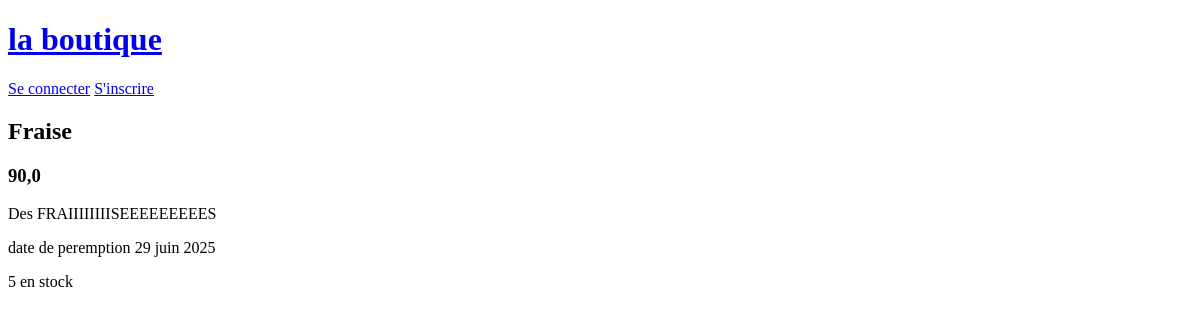
The app's page /product/2/, older data.
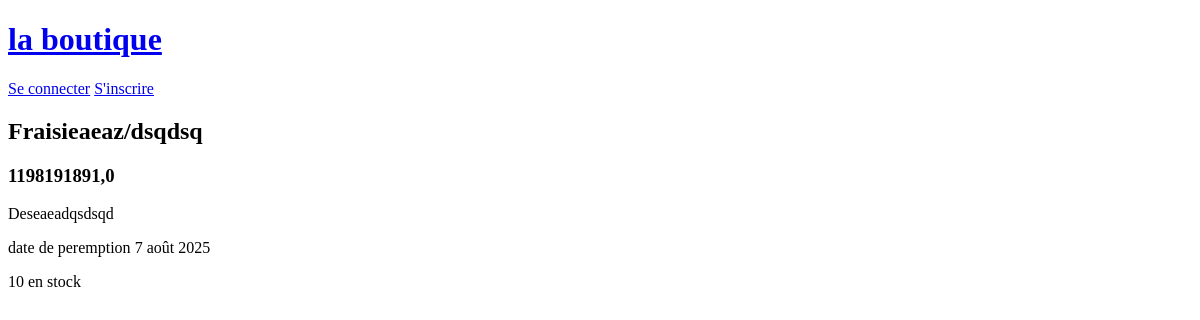
The same page, newer data.
### store/models.py (models this page shows, shortened)
class Product(models.Model):
    name = models.CharField(max_length=128)
    slug = models.SlugField(max_length=128)
    price = models.FloatField(default=0.0)
    quantity = models.IntegerField(default=0)
    peremption_date = models.DateField()
    description = models.TextField(blank=True)

### store/views.py (the view)
# urls.py: path('product/<str:id>/', product_detail, name="product"),
def product_detail(request, id):
    product = get_object_or_404(Product, id=id)
    return render(request, 'store/detail.html', context={"product": product})

### store/templates/store/detail.html (shortened to what this page needs)
{% extends "base.html" %}
{% block content %}
<h2>{{product.name}}</h2>
<h3>{{product.price}}</h3>
<p>{{product.description}}</p>
<p>date de peremption {{product.peremption_date}}</p>
<p>{{product.quantity}} en stock</p>
{% endblock  %}

Row changes from the older to the newer data that the page shows:
changed Product: name "Fraise" → "Fraisieaeaz/dsqdsq"; price "90,0" → "1198191891,0"; description "Des FRAIIIIIIIISEEEEEEEEES" → "Deseaeadqsdsqd"; peremption_date "29 juin 2025" → "7 août 2025"; quantity "5" → "10"
